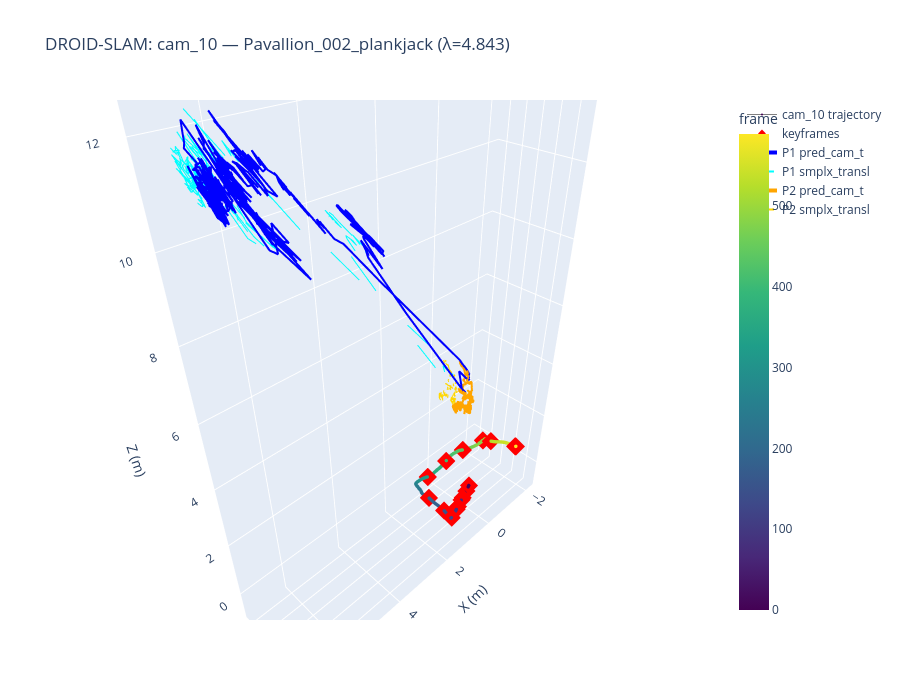

The code cell stored with this chart in its notebook:
### Code cell
# ── Visualize ───────────────────────────────────────────────────────────────────

cam_pos = lam * poses[:, :3]   # (N, 3) metric camera positions
t_axis  = np.arange(len(cam_pos))

fig = go.Figure()

# camera trajectory
fig.add_trace(go.Scatter3d(
    x=cam_pos[:, 0], y=cam_pos[:, 1], z=cam_pos[:, 2],
    mode='lines+markers',
    marker=dict(size=2, color=t_axis, colorscale='Viridis', showscale=True,
                colorbar=dict(title='frame', x=1.0)),
    line=dict(color='grey', width=1),
    name='cam_10 trajectory'
))

# keyframes
kf_pos = lam * poses[tstamp, :3]
fig.add_trace(go.Scatter3d(
    x=kf_pos[:, 0], y=kf_pos[:, 1], z=kf_pos[:, 2],
    mode='markers', marker=dict(size=6, color='red', symbol='diamond'),
    name='keyframes'
))

palette = {1: ('blue', 'cyan'), 2: ('orange', 'gold'), 3: ('green', 'lime'), 4: ('purple', 'violet')}

for pid in sorted(world_from_pred.keys()):
    col_pred, col_smplx = palette.get(pid, ('black', 'grey'))
    # pred_cam_t trajectory (solid)
    pos = world_from_pred[pid]
    valid = np.isfinite(pos[:, 0])
    fig.add_trace(go.Scatter3d(
        x=pos[valid, 0], y=pos[valid, 1], z=pos[valid, 2],
        mode='lines', line=dict(color=col_pred, width=4),
        name=f'P{pid} pred_cam_t'
    ))
    # smplx_transl trajectory (dashed, same person)
    if pid in world_from_smplx:
        pos2 = world_from_smplx[pid]
        valid2 = np.isfinite(pos2[:, 0])
        fig.add_trace(go.Scatter3d(
            x=pos2[valid2, 0], y=pos2[valid2, 1], z=pos2[valid2, 2],
            mode='lines', line=dict(color=col_smplx, width=2, dash='dash'),
            name=f'P{pid} smplx_transl'
        ))

fig.update_layout(
    title=f'DROID-SLAM: {CAM} — {SCENE} (λ={lam:.3f})',
    scene=dict(aspectmode='data', xaxis_title='X (m)', yaxis_title='Y (m)', zaxis_title='Z (m)'),
    height=700
)
fig.show()

### Figure 1 — Plotly figure (JSON) as saved in the notebook; plotly's stock layout.template omitted (floating-point values rounded to 4 significant figures; data arrays with more than 128 entries replaced by an {"elided": "..."} marker saying what was removed)
{"data": [{"line": {"color": "grey", "width": 1}, "marker": {"color": {"elided": "590 int values"}, "colorbar": {"title": {"text": "frame"}, "x": 1}, "colorscale": [[0, "#440154"], [0.1111, "#482878"], [0.2222, "#3e4989"], [0.3333, "#31688e"], [0.4444, "#26828e"], [0.5556, "#1f9e89"], [0.6667, "#35b779"], [0.7778, "#6ece58"], [0.8889, "#b5de2b"], [1, "#fde725"]], "showscale": true, "size": 2}, "mode": "lines+markers", "name": "cam_10 trajectory", "type": "scatter3d", "x": {"elided": "590 float values"}, "y": {"elided": "590 float values"}, "z": {"elided": "590 float values"}}, {"marker": {"color": "red", "size": 6, "symbol": "diamond"}, "mode": "markers", "name": "keyframes", "type": "scatter3d", "x": [-0.0003268, 0.06024, 0.3056, 0.3841, 0.6383, 0.7298, 1.028, 0.939, 0.8456, 0.2771, -0.5213, -1.237, -1.956, -1.951, -2.108, -2.106], "y": [-6.446e-05, -0.04062, 0.02146, 0.04284, 0.1127, 0.1408, 0.205, -0.1924, -0.9414, -1.531, -1.43, -1.311, -1.024, -0.69, 0.1924, 0.2216], "z": [-0.0003948, -0.2418, -0.3149, -0.3344, -0.3949, -0.4189, -0.5149, -0.5806, -0.6498, -0.5289, -0.2723, -0.1597, -0.0004573, 0.1914, 0.4293, 0.4441]}, {"line": {"color": "blue", "width": 4}, "mode": "lines", "name": "P1 pred_cam_t", "type": "scatter3d", "x": {"elided": "558 float values"}, "y": {"elided": "558 float values"}, "z": {"elided": "558 float values"}}, {"line": {"color": "cyan", "dash": "dash", "width": 2}, "mode": "lines", "name": "P1 smplx_transl", "type": "scatter3d", "x": {"elided": "558 float values"}, "y": {"elided": "558 float values"}, "z": {"elided": "558 float values"}}, {"line": {"color": "orange", "width": 4}, "mode": "lines", "name": "P2 pred_cam_t", "type": "scatter3d", "x": {"elided": "590 float values"}, "y": {"elided": "590 float values"}, "z": {"elided": "590 float values"}}, {"line": {"color": "gold", "dash": "dash", "width": 2}, "mode": "lines", "name": "P2 smplx_transl", "type": "scatter3d", "x": {"elided": "590 float values"}, "y": {"elided": "590 float values"}, "z": {"elided": "590 float values"}}], "layout": {"height": 700, "scene": {"aspectmode": "data", "xaxis": {"title": {"text": "X (m)"}}, "yaxis": {"title": {"text": "Y (m)"}}, "zaxis": {"title": {"text": "Z (m)"}}}, "title": {"text": "DROID-SLAM: cam_10 — Pavallion_002_plankjack (λ=4.843)"}}}
